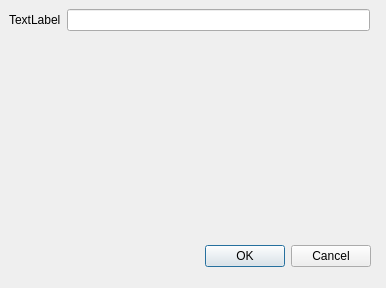
<?xml version="1.0" encoding="UTF-8"?>
<ui version="4.0">
 <class>Dialog</class>
 <widget class="QDialog" name="Dialog">
  <property name="geometry">
   <rect>
    <x>0</x>
    <y>0</y>
    <width>386</width>
    <height>288</height>
   </rect>
  </property>
  <property name="windowTitle">
   <string>Dialog</string>
  </property>
  <widget class="QDialogButtonBox" name="buttonBox">
   <property name="geometry">
    <rect>
     <x>30</x>
     <y>240</y>
     <width>341</width>
     <height>32</height>
    </rect>
   </property>
   <property name="orientation">
    <enum>Qt::Horizontal</enum>
   </property>
   <property name="standardButtons">
    <set>QDialogButtonBox::Cancel|QDialogButtonBox::Ok</set>
   </property>
  </widget>
  <widget class="QWidget" name="formLayoutWidget">
   <property name="geometry">
    <rect>
     <x>9</x>
     <y>9</y>
     <width>361</width>
     <height>221</height>
    </rect>
   </property>
   <layout class="QFormLayout" name="formLayout">
    <item row="0" column="0">
     <widget class="QLabel" name="label">
      <property name="text">
       <string>TextLabel</string>
      </property>
     </widget>
    </item>
    <item row="0" column="1">
     <widget class="QLineEdit" name="lineEdit"/>
    </item>
   </layout>
  </widget>
 </widget>
 <resources/>
 <connections>
  <connection>
   <sender>buttonBox</sender>
   <signal>accepted()</signal>
   <receiver>Dialog</receiver>
   <slot>accept()</slot>
   <hints>
    <hint type="sourcelabel">
     <x>248</x>
     <y>254</y>
    </hint>
    <hint type="destinationlabel">
     <x>157</x>
     <y>274</y>
    </hint>
   </hints>
  </connection>
  <connection>
   <sender>buttonBox</sender>
   <signal>rejected()</signal>
   <receiver>Dialog</receiver>
   <slot>reject()</slot>
   <hints>
    <hint type="sourcelabel">
     <x>316</x>
     <y>260</y>
    </hint>
    <hint type="destinationlabel">
     <x>286</x>
     <y>274</y>
    </hint>
   </hints>
  </connection>
 </connections>
</ui>
